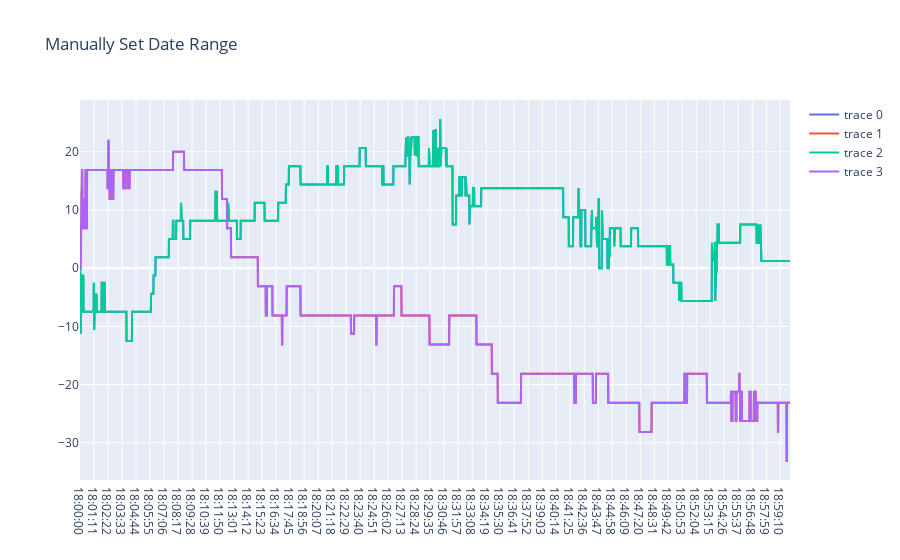

Here is the notebook cell this chart was saved with:
### Code cell
fig.update_layout(
                  title_text="Manually Set Date Range")

### Figure 1 — Plotly figure (JSON) as saved in the notebook; plotly's stock layout.template omitted (floating-point values rounded to 4 significant figures; data arrays with more than 128 entries replaced by an {"elided": "..."} marker saying what was removed)
{"data": [{"type": "scatter", "x": {"elided": "3600 str values"}, "y": {"elided": "3600 float values"}}, {"type": "scatter", "x": {"elided": "3600 str values"}, "y": {"elided": "3600 float values"}}, {"type": "scatter", "x": {"elided": "3600 str values"}, "y": {"elided": "3600 float values"}}, {"type": "scatter", "x": {"elided": "3600 str values"}, "y": {"elided": "3600 float values"}}], "layout": {"title": {"text": "Manually Set Date Range"}, "xaxis": {"range": ["2016-07-01", "2016-12-31"]}}}
